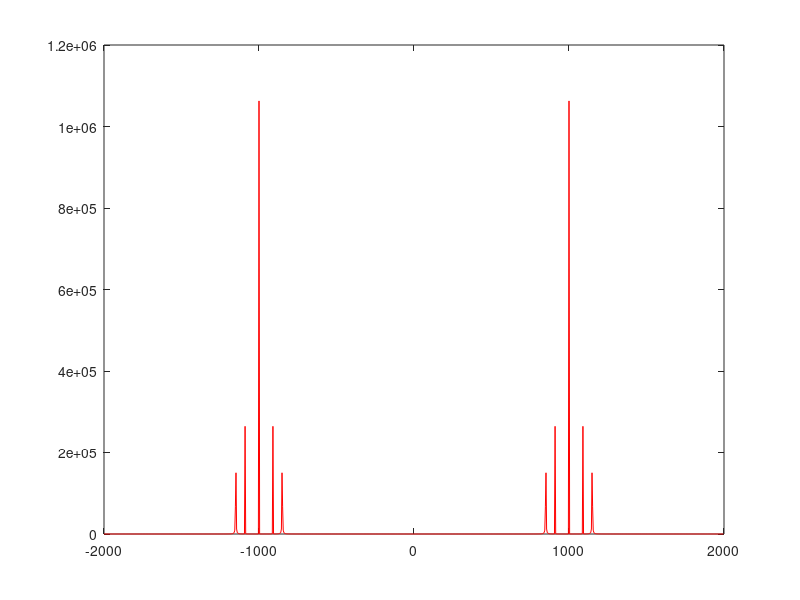
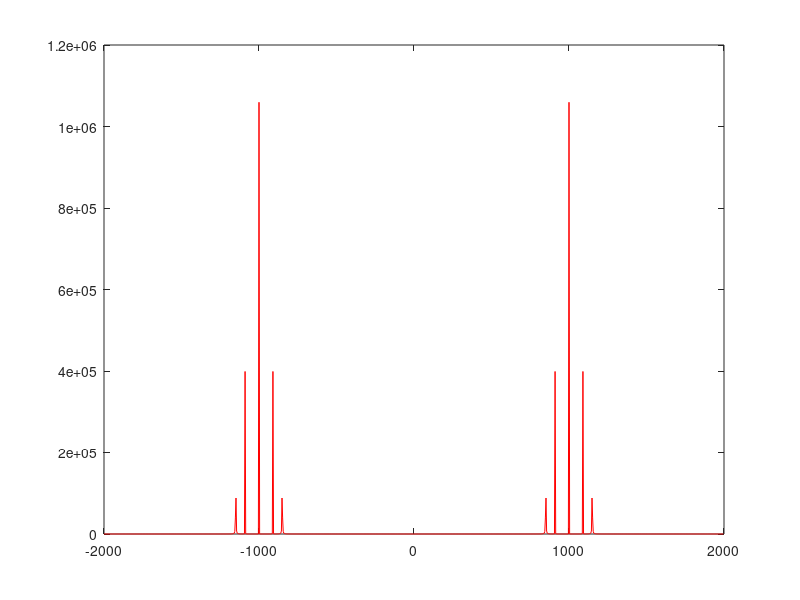
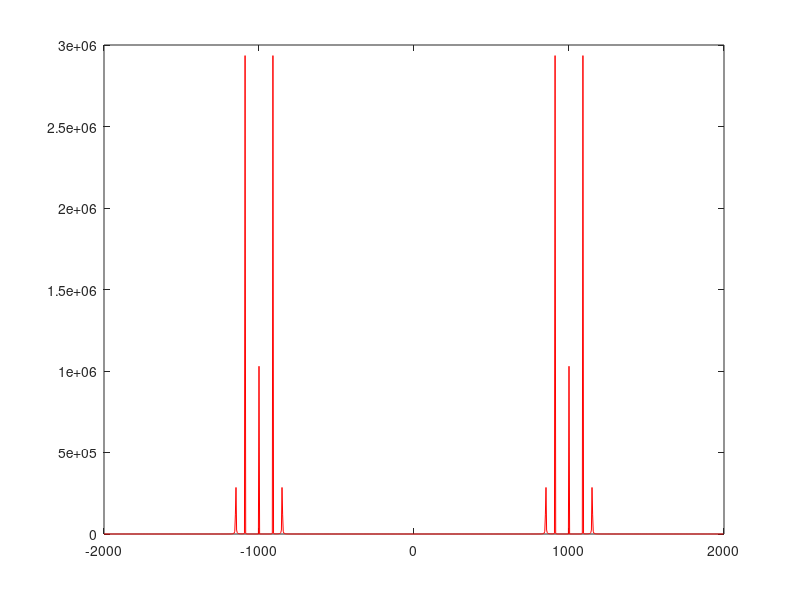

Source code (MATLAB) for these figures, in order: (Note: this script raises an error after producing the figures.)
clc;clear;close all;

% Trabajamos a menos de 6Ghz para evitar los efectos pernicioses de la
% niebla o la lluvia. Ya que este servicio debe ser muy robusto al ser de
% vital importancia para poder aterrizar el avión.

% Necesitamos tener información relativa al azimut, la elevación y la
% distancia del avión.

% Para la posición horizontal se usa de 108 a 110 Mhz. Lo que da 40
% canales de 50Khz. Usamos un array de 8 a 14 antenas omnidireccionales con
% polarización horizontal situado a 300 metros más haya de la pista.

% El localizador funciona de forma sencilla. Recibimos dos tonos de 150 y 90.
% Uno por la izquierda y otro por la derecha. 
% Si estamos mas a la izquierda, se desbalancea, y vemos más el
% tono de 150 que el de 90. Por lo que estoy más hacia la derecha o la
% izquierda.
% Por lo que a partir de estos dos tonos podemos corregir poco a poco la
% posición hasta que alineamos perfectamente el avión con la pista.

% La expresión usada está en la diapositivas 32. De forma que la ecuación
% toma un menos en I.

% Si asumimos que el frente de onda es plano, llegan ondas paralelas entre
% sí. Lo que implica que el camino es distinto para onda. Ese incremento,
% está relacionado con la hipotenusa formada por la separación entre
% antenas.

% Incremento_L = (Separacion/antena)*sin(angulo)

% Todas las demás no llegan al tiempo, sino al tiempo desplazado 
%     t-t0 = (t-incremento_L/l).
% Es decir, nos va a llegar señales antes o después en función de donde
% esté colocada la antena.


%% Representación de las antenas

frf = 1e3;
fs  = 4*frf;
t   = 0:1/fs:50;



I0 = 1;
K  = 1;
m  = 1;

senal_rx_ref = 2*I0*(1+m*sin(2*pi*150*t)+m*sin(2*pi*90*t)).*cos(2*pi*frf*t);

figure();
plot(-fs/2:fs/1024:(fs/2) - (fs/1024),fftshift(abs(fft(senal_rx_ref,1024)).^2),"r")


% Debemos agregar la señal que recibe el avión. Que es multiplciar por dos
% la que hemos hecho.

% ademas hay que agregar la negativa. Teniendo que entregar el
% incrementoL/L. Interesa sobretodo ver que llega retrasado respecto el
% otro tono.

% sI ES k POSITIVO ES t+incrementol/L.

Separacion_entre_antenas   = 20000;

Theta =  34*pi/180;

Incremento_L = (Separacion_entre_antenas)*sin(Theta);

c = 3e8;

t0 = Incremento_L/c;
I_menosK = -K*I0*(sin(2*pi*150*t) - sin(2*pi*90*t)).*sin(2*pi*frf*(t+t0));

I_masK = K*I0*(sin(2*pi*150*t) - sin(2*pi*90*t)).*sin(2*pi*frf*(t-t0));

senal_rx = I_menosK +  I_masK +senal_rx_ref;

figure();
plot(-fs/2:fs/1024:(fs/2) - (fs/1024),fftshift(abs(fft(senal_rx,1024)).^2),"r")

numero_antenas = 4;

% separaciones = 20000:20000:80000;
for i =1:numero_antenas
    
    separaciones = 20000*i;
    
    Incremento_L = (separaciones)*sin(Theta);
    t0 = Incremento_L/c;
    %   La derecha
    I_menosK = -K*I0*(sin(2*pi*150*t) - sin(2*pi*90*t)).*sin(2*pi*frf*(t+t0));

    %   La izquierda
    I_masK = K*I0*(sin(2*pi*150*t) - sin(2*pi*90*t)).*sin(2*pi*frf*(t-t0));
    
    senal_rx = senal_rx + I_menosK + I_masK;
end

figure();
plot(-fs/2:fs/1024:(fs/2) - (fs/1024),fftshift(abs(fft(senal_rx,1024)).^2),"r")


% La información está en los tonos de +-90 y +-150.La cosa está en hacer
% filtros selectivos en 150/90 y comparar valores. Si sale positivo estoy a
% la izquierda y ne negativo a la derecha.

%% filtros
comparador = [];

for Theta=-90:90
    
senal_rx_ref = 2*I0*(1+m*sin(2*pi*150*t)+m*sin(2*pi*90*t)).*cos(2*pi*frf*t);


Theta = Theta*pi/180;
Incremento_L = (Separacion_entre_antenas)*sin(Theta);

t0 = Incremento_L/c;
I_menosK = -K*I0*(sin(2*pi*150*t) - sin(2*pi*90*t)).*sin(2*pi*frf*(t+t0));

I_masK = K*I0*(sin(2*pi*150*t) - sin(2*pi*90*t)).*sin(2*pi*frf*(t-t0));

senal_rx = I_menosK +  I_masK +senal_rx_ref;     

[num150,den150] = butter(5,300*2/fs);
senal_bb=amdemod(senal_rx,frf,fs,0,0,num150,den150);

[num50,den50] = butter(5,50*2/fs);
senal_150=amdemod(senal_bb,150,fs,-pi/2,0,num50,den50);

[num50,den50] = butter(5,50*2/fs);
senal_90=amdemod(senal_bb,90,fs,-pi/2,0,num50,den50);

comparador=[comparador,mean(senal_150)-mean(senal_90)];

end
Theta_posible = -90:90;
figure()
polarplot(deg2rad(Theta_posible(comparador>=0)),abs(comparador(comparador>=0)))
hold on
polarplot(deg2rad(Theta_posible(comparador<0)),abs(comparador(comparador<0)))
ax = gca;
ax.ThetaZeroLocation = 'top';
ax.ThetaLim = [-90 90];

% Si estamos por encima de la pendiente perfectas. Estamos cayendo en
% picado. Lo ideal es ir por debajo o ligeramente por encima. Muy elevado
% supone que tienes mucha pendiente y revotas al aterrizar.

%% MLS

% La idea es intentar mejorar el ILS. Como por ejemplo, el hecho de sólo
% poder hacer 40 maniobras simultaneas. MLS pasa a 200.

% Necesitamos antenas muy grandes porque la frecuencia es muy pequeña. Por
% lo que debemos subir en frecuencia y asñi tener más directividad. Debemos
% conocer con miuchas mas precisión donde me encuentro. De esta forma evito
% el denominado guiado en cruz. Que e sque solo podemos saber si estamos
% arriba,abajo derecha o izquierda. Ahora podemos hacer cualquier
% movimiento sin que sea rectilineo gracias a las antenas de barrido.

% Es decir, un radar. Haciendo un barrido en azimut y otro en elevación.
% Haciendo 5 barridos. Dos en azimut, dos en elevación y otro por si acaso.
% Pese a esto, seguimos estando al límite para que no nos afecte la lluvia.
% La forma de detectar donde nos encontramos, se hace hayando el tiempo que
% ha pasado entre barridos.


% Al final vamos a colocar varios instrumentos. La idea es además usar
% TDMA, es decir, cada vez radia un solo sensor. El orden lo marca el
% master commander de cada una de las pistas.
